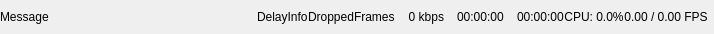
<?xml version="1.0" encoding="UTF-8"?>
<ui version="4.0">
 <class>StatusBarWidget</class>
 <widget class="QWidget" name="StatusBarWidget">
  <property name="geometry">
   <rect>
    <x>0</x>
    <y>0</y>
    <width>714</width>
    <height>34</height>
   </rect>
  </property>
  <property name="minimumSize">
   <size>
    <width>0</width>
    <height>34</height>
   </size>
  </property>
  <property name="windowTitle">
   <string>Form</string>
  </property>
  <layout class="QHBoxLayout" name="horizontalLayout">
   <property name="spacing">
    <number>0</number>
   </property>
   <property name="leftMargin">
    <number>0</number>
   </property>
   <property name="topMargin">
    <number>0</number>
   </property>
   <property name="rightMargin">
    <number>6</number>
   </property>
   <property name="bottomMargin">
    <number>0</number>
   </property>
   <item>
    <widget class="QFrame" name="messageFrame">
     <property name="sizePolicy">
      <sizepolicy hsizetype="Expanding" vsizetype="Preferred">
       <horstretch>0</horstretch>
       <verstretch>0</verstretch>
      </sizepolicy>
     </property>
     <property name="styleSheet">
      <string notr="true">border: none;</string>
     </property>
     <property name="frameShape">
      <enum>QFrame::Shape::NoFrame</enum>
     </property>
     <property name="frameShadow">
      <enum>QFrame::Shadow::Plain</enum>
     </property>
     <layout class="QHBoxLayout" name="horizontalLayout_9">
      <property name="leftMargin">
       <number>0</number>
      </property>
      <property name="topMargin">
       <number>0</number>
      </property>
      <property name="rightMargin">
       <number>0</number>
      </property>
      <property name="bottomMargin">
       <number>0</number>
      </property>
      <item>
       <widget class="QLabel" name="message">
        <property name="sizePolicy">
         <sizepolicy hsizetype="Ignored" vsizetype="Maximum">
          <horstretch>0</horstretch>
          <verstretch>0</verstretch>
         </sizepolicy>
        </property>
        <property name="text">
         <string>Message</string>
        </property>
       </widget>
      </item>
     </layout>
    </widget>
   </item>
   <item>
    <widget class="QFrame" name="delayFrame">
     <property name="frameShape">
      <enum>QFrame::Shape::NoFrame</enum>
     </property>
     <property name="frameShadow">
      <enum>QFrame::Shadow::Plain</enum>
     </property>
     <property name="lineWidth">
      <number>0</number>
     </property>
     <layout class="QHBoxLayout" name="horizontalLayout_7">
      <property name="leftMargin">
       <number>0</number>
      </property>
      <property name="topMargin">
       <number>0</number>
      </property>
      <property name="rightMargin">
       <number>0</number>
      </property>
      <property name="bottomMargin">
       <number>0</number>
      </property>
      <item>
       <widget class="QLabel" name="delayInfo">
        <property name="sizePolicy">
         <sizepolicy hsizetype="Maximum" vsizetype="Maximum">
          <horstretch>0</horstretch>
          <verstretch>0</verstretch>
         </sizepolicy>
        </property>
        <property name="text">
         <string>DelayInfo</string>
        </property>
       </widget>
      </item>
     </layout>
    </widget>
   </item>
   <item>
    <widget class="QFrame" name="issuesFrame">
     <property name="frameShape">
      <enum>QFrame::Shape::NoFrame</enum>
     </property>
     <property name="frameShadow">
      <enum>QFrame::Shadow::Plain</enum>
     </property>
     <property name="lineWidth">
      <number>0</number>
     </property>
     <layout class="QHBoxLayout" name="horizontalLayout_6">
      <property name="leftMargin">
       <number>0</number>
      </property>
      <property name="topMargin">
       <number>0</number>
      </property>
      <property name="rightMargin">
       <number>0</number>
      </property>
      <property name="bottomMargin">
       <number>0</number>
      </property>
      <item>
       <widget class="QLabel" name="droppedFrames">
        <property name="sizePolicy">
         <sizepolicy hsizetype="Maximum" vsizetype="Maximum">
          <horstretch>0</horstretch>
          <verstretch>0</verstretch>
         </sizepolicy>
        </property>
        <property name="text">
         <string>DroppedFrames</string>
        </property>
       </widget>
      </item>
     </layout>
    </widget>
   </item>
   <item>
    <widget class="QFrame" name="networkFrame">
     <property name="frameShape">
      <enum>QFrame::Shape::NoFrame</enum>
     </property>
     <property name="frameShadow">
      <enum>QFrame::Shadow::Plain</enum>
     </property>
     <property name="lineWidth">
      <number>0</number>
     </property>
     <layout class="QHBoxLayout" name="horizontalLayout_4">
      <property name="spacing">
       <number>6</number>
      </property>
      <property name="leftMargin">
       <number>0</number>
      </property>
      <property name="topMargin">
       <number>0</number>
      </property>
      <property name="rightMargin">
       <number>0</number>
      </property>
      <property name="bottomMargin">
       <number>0</number>
      </property>
      <item>
       <widget class="QLabel" name="statusIcon">
        <property name="sizePolicy">
         <sizepolicy hsizetype="Maximum" vsizetype="Maximum">
          <horstretch>0</horstretch>
          <verstretch>0</verstretch>
         </sizepolicy>
        </property>
        <property name="text">
         <string/>
        </property>
        <property name="pixmap">
         <pixmap resource="qcis.qrc">:/res/images/network-inactive.svg</pixmap>
        </property>
       </widget>
      </item>
      <item>
       <widget class="QLabel" name="kbps">
        <property name="enabled">
         <bool>true</bool>
        </property>
        <property name="sizePolicy">
         <sizepolicy hsizetype="Maximum" vsizetype="Maximum">
          <horstretch>0</horstretch>
          <verstretch>0</verstretch>
         </sizepolicy>
        </property>
        <property name="text">
         <string>0 kbps</string>
        </property>
        <property name="alignment">
         <set>Qt::AlignmentFlag::AlignRight|Qt::AlignmentFlag::AlignTrailing|Qt::AlignmentFlag::AlignVCenter</set>
        </property>
       </widget>
      </item>
     </layout>
    </widget>
   </item>
   <item>
    <widget class="QFrame" name="streamFrame">
     <property name="frameShape">
      <enum>QFrame::Shape::NoFrame</enum>
     </property>
     <property name="frameShadow">
      <enum>QFrame::Shadow::Plain</enum>
     </property>
     <property name="lineWidth">
      <number>0</number>
     </property>
     <layout class="QHBoxLayout" name="horizontalLayout_3">
      <property name="leftMargin">
       <number>0</number>
      </property>
      <property name="topMargin">
       <number>0</number>
      </property>
      <property name="rightMargin">
       <number>0</number>
      </property>
      <property name="bottomMargin">
       <number>0</number>
      </property>
      <item>
       <widget class="QLabel" name="streamIcon">
        <property name="sizePolicy">
         <sizepolicy hsizetype="Maximum" vsizetype="Maximum">
          <horstretch>0</horstretch>
          <verstretch>0</verstretch>
         </sizepolicy>
        </property>
        <property name="text">
         <string/>
        </property>
        <property name="pixmap">
         <pixmap resource="qcis.qrc">:/res/images/streaming-inactive.svg</pixmap>
        </property>
        <property name="scaledContents">
         <bool>false</bool>
        </property>
       </widget>
      </item>
      <item>
       <widget class="QLabel" name="streamTime">
        <property name="enabled">
         <bool>true</bool>
        </property>
        <property name="sizePolicy">
         <sizepolicy hsizetype="Maximum" vsizetype="Maximum">
          <horstretch>0</horstretch>
          <verstretch>0</verstretch>
         </sizepolicy>
        </property>
        <property name="text">
         <string>00:00:00</string>
        </property>
       </widget>
      </item>
     </layout>
    </widget>
   </item>
   <item>
    <widget class="QFrame" name="recordFrame">
     <property name="sizePolicy">
      <sizepolicy hsizetype="Preferred" vsizetype="Preferred">
       <horstretch>0</horstretch>
       <verstretch>0</verstretch>
      </sizepolicy>
     </property>
     <property name="frameShape">
      <enum>QFrame::Shape::NoFrame</enum>
     </property>
     <property name="frameShadow">
      <enum>QFrame::Shadow::Plain</enum>
     </property>
     <property name="lineWidth">
      <number>0</number>
     </property>
     <layout class="QHBoxLayout" name="horizontalLayout_2">
      <property name="leftMargin">
       <number>0</number>
      </property>
      <property name="topMargin">
       <number>0</number>
      </property>
      <property name="rightMargin">
       <number>0</number>
      </property>
      <property name="bottomMargin">
       <number>0</number>
      </property>
      <item>
       <widget class="QLabel" name="recordIcon">
        <property name="sizePolicy">
         <sizepolicy hsizetype="Maximum" vsizetype="Maximum">
          <horstretch>0</horstretch>
          <verstretch>0</verstretch>
         </sizepolicy>
        </property>
        <property name="text">
         <string/>
        </property>
        <property name="pixmap">
         <pixmap resource="qcis.qrc">:/res/images/recording-inactive.svg</pixmap>
        </property>
        <property name="scaledContents">
         <bool>false</bool>
        </property>
       </widget>
      </item>
      <item>
       <widget class="QLabel" name="recordTime">
        <property name="enabled">
         <bool>true</bool>
        </property>
        <property name="sizePolicy">
         <sizepolicy hsizetype="Maximum" vsizetype="Maximum">
          <horstretch>0</horstretch>
          <verstretch>0</verstretch>
         </sizepolicy>
        </property>
        <property name="text">
         <string>00:00:00</string>
        </property>
       </widget>
      </item>
     </layout>
    </widget>
   </item>
   <item>
    <widget class="QFrame" name="cpuFrame">
     <property name="frameShape">
      <enum>QFrame::Shape::NoFrame</enum>
     </property>
     <property name="frameShadow">
      <enum>QFrame::Shadow::Plain</enum>
     </property>
     <property name="lineWidth">
      <number>0</number>
     </property>
     <layout class="QHBoxLayout" name="horizontalLayout_5">
      <property name="leftMargin">
       <number>0</number>
      </property>
      <property name="topMargin">
       <number>0</number>
      </property>
      <property name="rightMargin">
       <number>0</number>
      </property>
      <property name="bottomMargin">
       <number>0</number>
      </property>
      <item>
       <widget class="QLabel" name="cpuUsage">
        <property name="sizePolicy">
         <sizepolicy hsizetype="Maximum" vsizetype="Maximum">
          <horstretch>0</horstretch>
          <verstretch>0</verstretch>
         </sizepolicy>
        </property>
        <property name="text">
         <string>CPU: 0.0%</string>
        </property>
        <property name="alignment">
         <set>Qt::AlignmentFlag::AlignCenter</set>
        </property>
       </widget>
      </item>
     </layout>
    </widget>
   </item>
   <item>
    <widget class="QFrame" name="fpsFrame">
     <property name="frameShape">
      <enum>QFrame::Shape::NoFrame</enum>
     </property>
     <property name="frameShadow">
      <enum>QFrame::Shadow::Plain</enum>
     </property>
     <property name="lineWidth">
      <number>0</number>
     </property>
     <layout class="QHBoxLayout" name="horizontalLayout_8">
      <property name="leftMargin">
       <number>0</number>
      </property>
      <property name="topMargin">
       <number>0</number>
      </property>
      <property name="rightMargin">
       <number>0</number>
      </property>
      <property name="bottomMargin">
       <number>0</number>
      </property>
      <item>
       <widget class="QLabel" name="fpsCurrent">
        <property name="sizePolicy">
         <sizepolicy hsizetype="Maximum" vsizetype="Maximum">
          <horstretch>0</horstretch>
          <verstretch>0</verstretch>
         </sizepolicy>
        </property>
        <property name="text">
         <string>0.00 / 0.00 FPS</string>
        </property>
        <property name="alignment">
         <set>Qt::AlignmentFlag::AlignCenter</set>
        </property>
       </widget>
      </item>
     </layout>
    </widget>
   </item>
  </layout>
 </widget>
 <resources>
  <include location="qcis.qrc"/>
 </resources>
 <connections/>
</ui>
